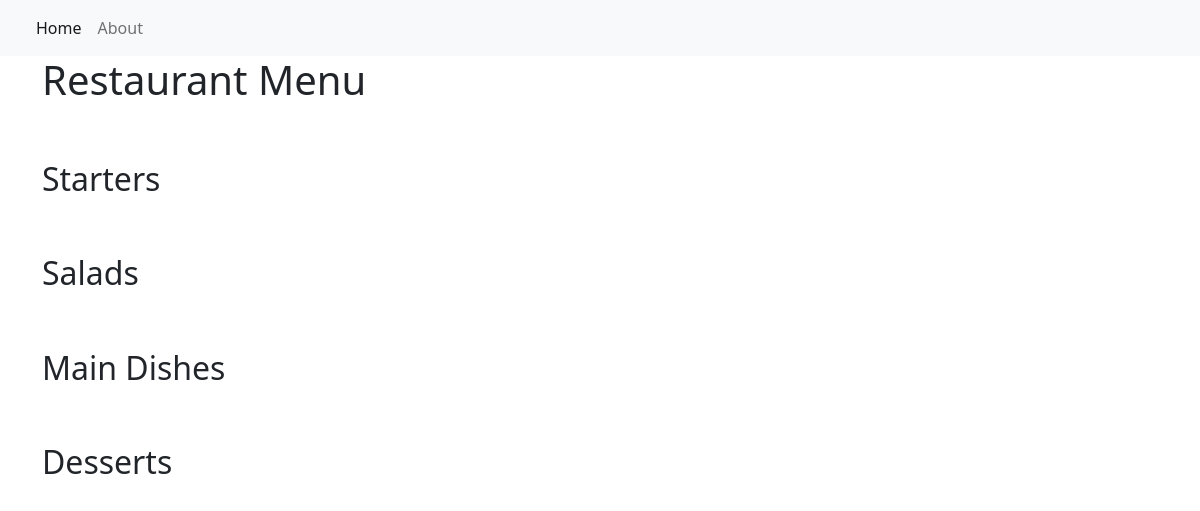
Before: / with the older database file.
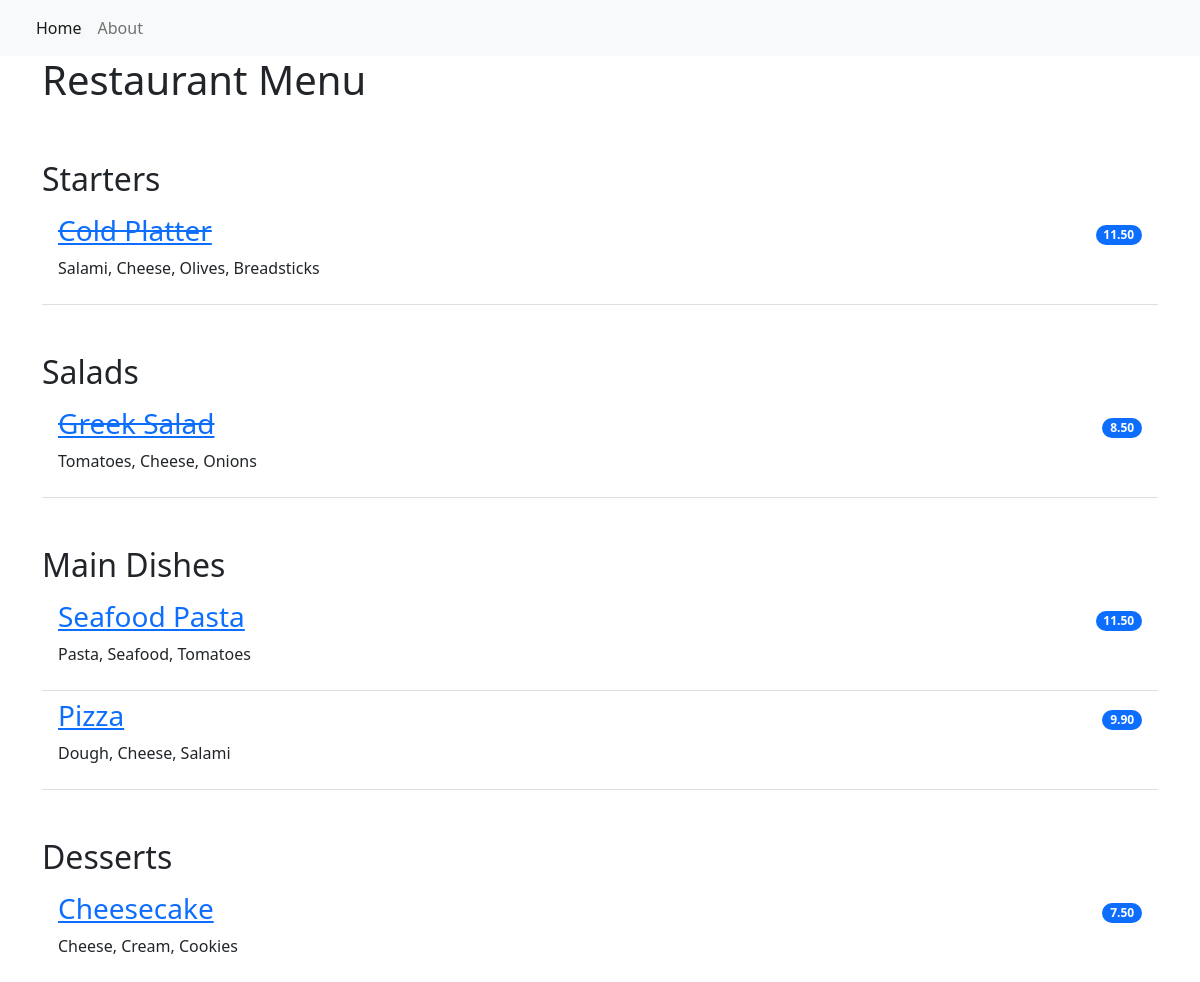
After: the same page with the newer database file.
### restaurant_menu/models.py (models this page shows, shortened)
class Item(models.Model):
    meal = models.CharField(max_length=1000, unique=True)
    description = models.CharField(max_length=2000)
    price = models.DecimalField(max_digits=10, decimal_places=2)
    meal_type = models.CharField(max_length=200, choices=MEAL_TYPE)
    author = models.ForeignKey(User, on_delete=models.CASCADE)
    status = models.IntegerField(choices=STATUS, default=1)
    date_created = models.DateTimeField(auto_now_add=True)
    date_updated = models.DateTimeField(auto_now=True)

### restaurant_menu/views.py (the view)
# urls.py: path('', views.MenuList.as_view(), name='home'),
class MenuList(generic.ListView):
    queryset = Item.objects.order_by("-date_created")
    template_name = "index.html"
    def get_context_data(self, **kwargs):
        context = super().get_context_data(**kwargs)
        context["meals"] = MEAL_TYPE
        return context

### templates/index.html
{% extends 'base.html' %}
{% block content %}
<div class="container">
    <h1>Restaurant Menu</h1>
    <ul class="list-group list-group-flush">
        {% for meal in meals %}
            <h2 class="pt-5">{{ meal.1 }}</h2>
                {% for row in item_list %}
                    {% if row.meal_type == meal.0 %}
                        {% if row.status == 0 %}
                        <li class="list-group-item d-flex justify-content-between align-items-center border-0 pb-0">
                            <a href="{% url 'menu_item' row.pk %}"><h3><del>{{ row.meal }}</del></h3></a>
                            <span class="badge bg-primary rounded-pill">{{ row.price }}</span>
                        </li>
                        <li class="list-group-item pt-0">
                            <p>{{ row.description }}</p>
                        </li>
                        {% else %}
                        <li class="list-group-item d-flex justify-content-between align-items-center border-0 pb-0">
                            <a href="{% url 'menu_item' row.pk %}"><h3>{{ row.meal }}</h3></a>
                            <span class="badge bg-primary rounded-pill">{{ row.price }}</span>
                        </li>
                        <li class="list-group-item pt-0">
                            <p>{{ row.description }}</p>
                        </li>
                        {% endif %}
                    {% endif %}
                {% endfor %}
        {% endfor %}
    </ul>
</div>
{% endblock content %}

### templates/base.html (shortened to what this page needs)
<!DOCTYPE html>
<html lang="en">
    <head>
        <link href="https://cdn.jsdelivr.net/npm/bootstrap@5.2.0-beta1/dist/css/bootstrap.min.css" rel="stylesheet">
    </head>
    <body>
        <nav class="navbar navbar-expand-lg bg-light">
            <div class="container-fluid">
                <div class="collapse navbar-collapse" id="navbarNav">
                    <ul class="navbar-nav">
                         <li class="nav-item">
                            <a class="nav-link active" aria-current="page" href="{% url 'home' %}">Home</a>
                        </li>
                        <li class="nav-item">
                            <a class="nav-link" aria-current="page" href="{% url 'home' %}">About</a>
                        </li>
                    </ul>
                </div>
            </div>
        </nav>
        {% block content %}
        {% endblock content %}
    </body>
</html>

Changed rows visible on the page:
added Item: meal "Cold Platter", price "11.50", description "Salami, Cheese, Olives, Breadsticks", shown under "Starters"
added Item: meal "Greek Salad", price "8.50", description "Tomatoes, Cheese, Onions", shown under "Salads"
added Item: meal "Seafood Pasta", price "11.50", description "Pasta, Seafood, Tomatoes", shown under "Main Dishes"
added Item: meal "Pizza", price "9.90", description "Dough, Cheese, Salami", shown under "Main Dishes"
added Item: meal "Cheesecake", price "7.50", description "Cheese, Cream, Cookies", shown under "Desserts"
